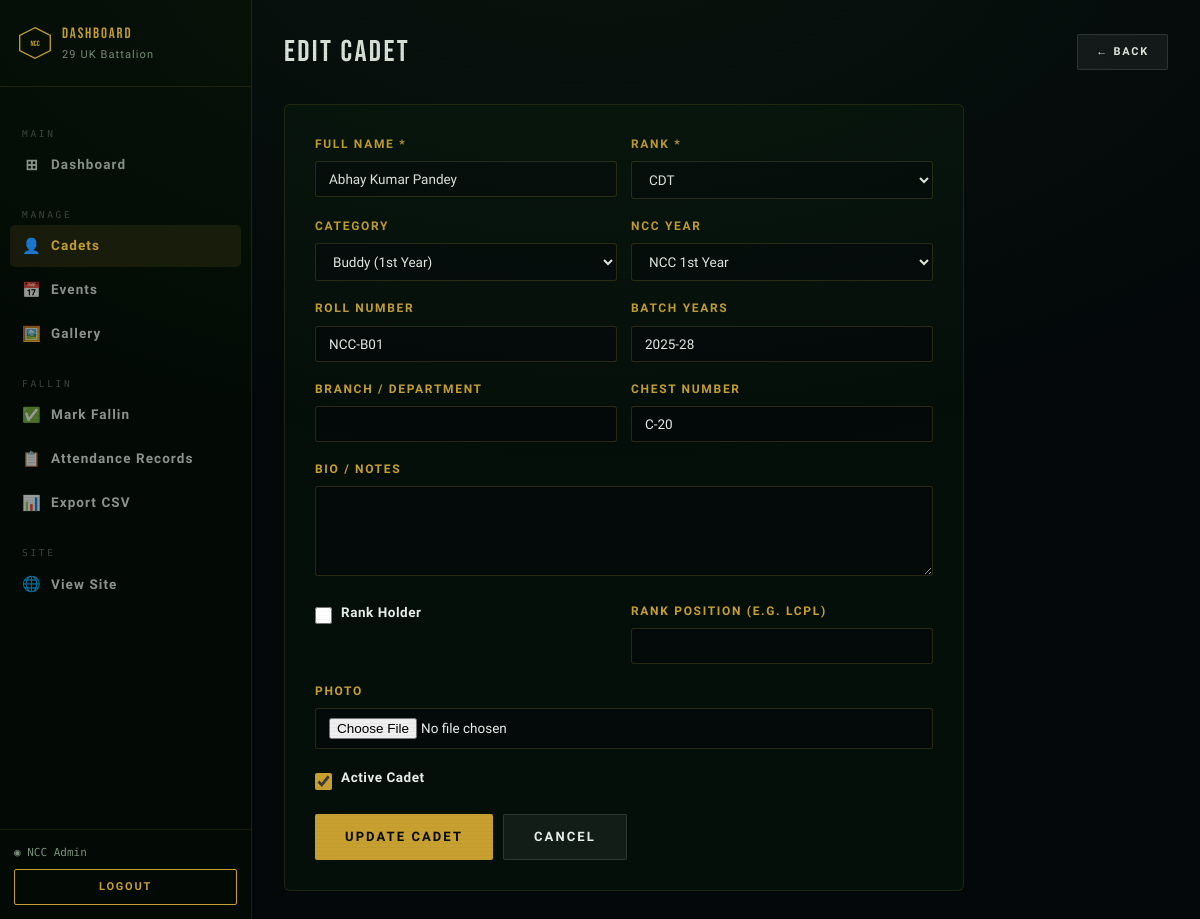
Before: /command-center/cadets/edit/28 (signed in) with the older database file.
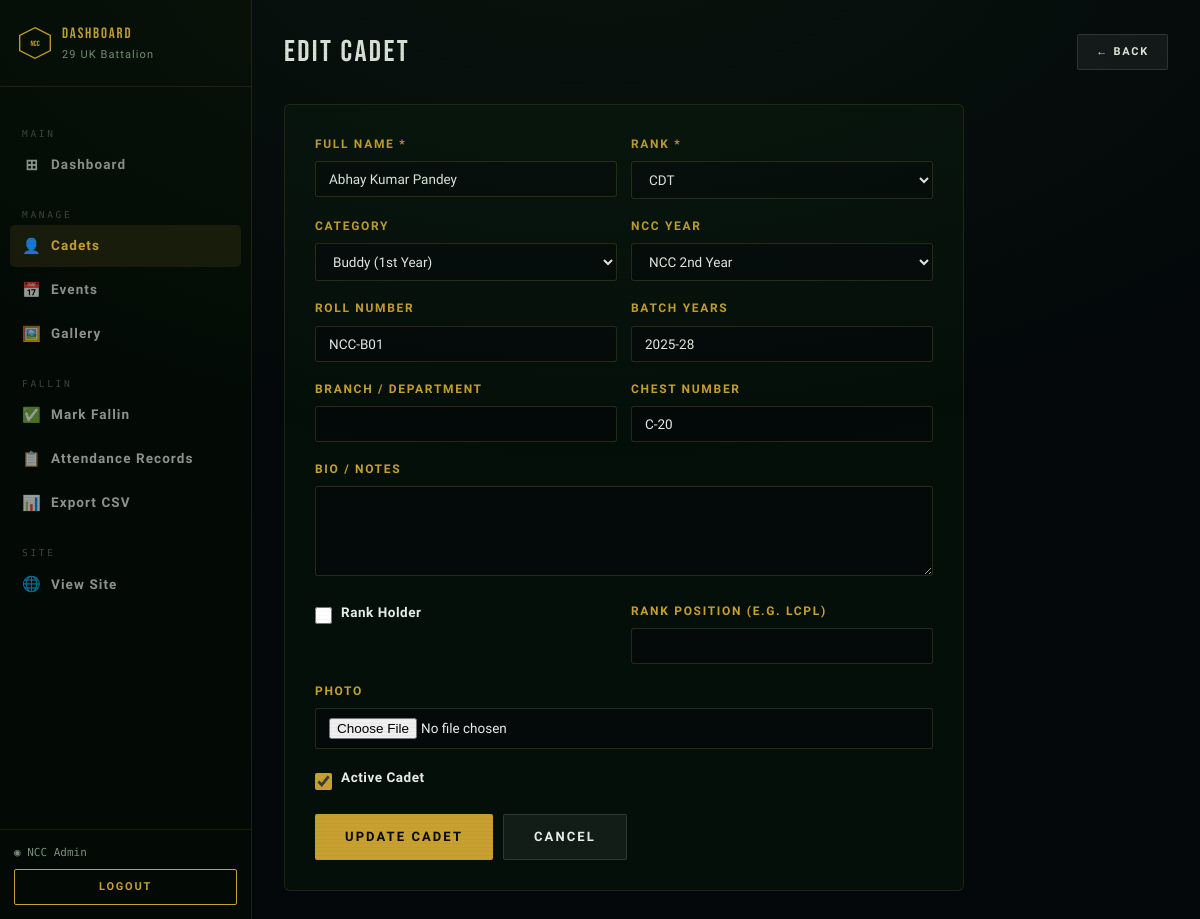
After: the same page with the newer database file.
### tables this page shows
CREATE TABLE cadets (
    id              INTEGER PRIMARY KEY AUTOINCREMENT,
    name            TEXT    NOT NULL,
    rank            TEXT    NOT NULL DEFAULT 'Cadet',
    roll_number     TEXT    UNIQUE,
    batch           TEXT    NOT NULL,
    branch          TEXT,
    chest_number    TEXT,
    photo           TEXT,
    bio             TEXT,
    is_rank_holder  INTEGER DEFAULT 0,
    rank_position   TEXT,
    active          INTEGER DEFAULT 1,
    created_at      TEXT    DEFAULT (datetime('now'))
, ncc_year TEXT DEFAULT '', category TEXT DEFAULT 'Senior');

### app.py (the view, shortened to what this page needs)
@app.route('/command-center/cadets/edit/<int:cid>', methods=['GET','POST'])
@admin_required
def admin_edit_cadet(cid):
    cadet = query("SELECT * FROM cadets WHERE id=?",[cid],one=True)
    if not cadet: flash('Not found.','error'); return redirect(url_for('admin_cadets'))
    return render_template('admin/cadet_form.html', cadet=cadet)

### app.py (called while the page is built)
def get_db():
    if 'db' not in g:
        g.db = sqlite3.connect(DB_PATH)
        g.db.row_factory = sqlite3.Row
        g.db.execute("PRAGMA foreign_keys = ON")
    return g.db

def query(sql, args=(), one=False):
    cur = get_db().execute(sql, args)
    rv  = cur.fetchall()
    return (rv[0] if rv else None) if one else rv

def admin_required(f):
    @wraps(f)
    def dec(*a, **kw):
        if not session.get('admin_id'):
            return redirect(url_for('admin_login'))
        return f(*a, **kw)
    return dec

### templates/admin/cadet_form.html (shortened to what this page needs)
{% extends 'admin/base.html' %}
{% block content %}
<div class="adm-topbar">
  <div class="adm-pg-title">{{ 'Edit Cadet' if cadet else 'Add Cadet' }}</div>
  <a href="{{ url_for('admin_cadets') }}" class="btn btn-ghost btn-sm">← Back</a>
</div>
<form method="POST" enctype="multipart/form-data" class="adm-form">
  <div class="frow">
    <div class="fld">
      <label>Full Name *</label>
      <input type="text" name="name" value="{{ cadet['name'] if cadet else '' }}" required>
    </div>
    <div class="fld">
      <label>Rank *</label>
      <select name="rank">
        {% for r in ['CDT','LCPL','CPL','SGT','CSM','CQMS','JUO','SUO'] %}
        <option value="{{ r }}" {% if cadet and cadet['rank']==r %}selected{% endif %}>{{ r }}</option>
        {% endfor %}
      </select>
    </div>
  </div>
  <div class="frow">
    <div class="fld">
      <label>Category</label>
      <select name="category">
        <option value="Buddy"  {% if cadet and cadet['category']=='Buddy' %}selected{% endif %}>Buddy (1st Year)</option>
      </select>
    </div>
    <div class="fld">
      <label>NCC Year</label>
      <select name="ncc_year">
        {% for yr in ['NCC 1st Year','NCC 2nd Year','NCC 3rd Year'] %}
        <option value="{{ yr }}" {% if cadet and cadet['ncc_year']==yr %}selected{% endif %}>{{ yr }}</option>
        {% endfor %}
      </select>
    </div>
  </div>
  <div class="frow">
    <div class="fld">
      <label>Roll Number</label>
      <input type="text" name="roll_number" value="{{ cadet['roll_number'] if cadet else '' }}">
    </div>
    <div class="fld">
      <label>Batch Years</label>
      <input type="text" name="batch" value="{{ cadet['batch'] if cadet else '' }}" placeholder="e.g. 2024-27" required>
    </div>
  </div>
  <div class="frow">
    <div class="fld">
      <label>Branch / Department</label>
      <input type="text" name="branch" value="{{ cadet['branch'] if cadet and cadet['branch'] else '' }}">
    </div>
    <div class="fld">
      <label>Chest Number</label>
      <input type="text" name="chest_number" value="{{ cadet['chest_number'] if cadet and cadet['chest_number'] else '' }}">
    </div>
  </div>
  <div class="fld">
    <label>Bio / Notes</label>
    <textarea name="bio">{{ cadet['bio'] if cadet and cadet['bio'] else '' }}</textarea>
  </div>
  <div class="frow">
    <div class="fld">
      <div class="fcheck">
        <input type="checkbox" name="is_rank_holder" id="irh" value="1"
               {% if cadet and cadet['is_rank_holder'] %}checked{% endif %}>
        <label for="irh" style="font-size:13.5px;letter-spacing:.04em;font-weight:600;color:var(--white);text-transform:none">Rank Holder</label>
      </div>
    </div>
    <div class="fld">
      <label>Rank Position (e.g. LCPL)</label>
      <input type="text" name="rank_position" value="{{ cadet['rank_position'] if cadet and cadet['rank_position'] else '' }}">
    </div>
  </div>
  <div class="fld">
    <label>Photo</label>
    <input type="file" name="photo" accept="image/*">
  </div>
  {% if cadet %}
  <div class="fld">
    <div class="fcheck">
      <input type="checkbox" name="active" id="act" value="1" {% if cadet['active'] %}checked{% endif %}>
      <label for="act" style="font-size:13.5px;letter-spacing:.04em;font-weight:600;color:var(--white);text-transform:none">Active Cadet</label>
    </div>
  </div>
  {% endif %}
  <div style="display:flex;gap:10px;margin-top:8px">
    <button type="submit" class="btn btn-gold">{{ 'Update Cadet' if cadet else 'Add Cadet' }}</button>
    <a href="{{ url_for('admin_cadets') }}" class="btn btn-ghost">Cancel</a>
  </div>
</form>
{% endblock %}

Changed rows visible on the page:
changed cadets "Abhay Kumar Pandey": ncc_year "NCC 1st Year" → "NCC 2nd Year"
